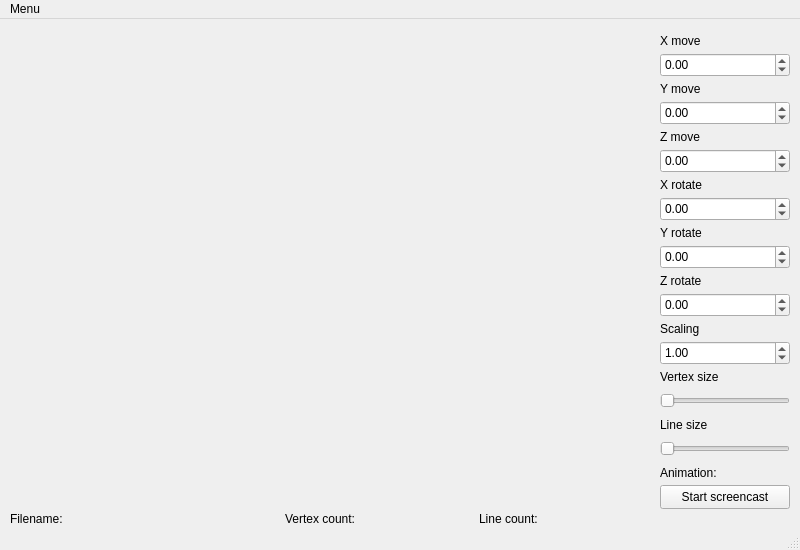
<?xml version="1.0" encoding="UTF-8"?>
<ui version="4.0">
 <class>MainWindow</class>
 <widget class="QMainWindow" name="MainWindow">
  <property name="geometry">
   <rect>
    <x>0</x>
    <y>0</y>
    <width>800</width>
    <height>550</height>
   </rect>
  </property>
  <property name="windowTitle">
   <string>MainWindow</string>
  </property>
  <widget class="QWidget" name="centralwidget">
   <widget class="glView" name="widget" native="true">
    <property name="geometry">
     <rect>
      <x>10</x>
      <y>10</y>
      <width>640</width>
      <height>480</height>
     </rect>
    </property>
   </widget>
   <widget class="QLabel" name="label_move_x">
    <property name="geometry">
     <rect>
      <x>660</x>
      <y>10</y>
      <width>130</width>
      <height>24</height>
     </rect>
    </property>
    <property name="text">
     <string>X move</string>
    </property>
   </widget>
   <widget class="QLabel" name="label_move_y">
    <property name="geometry">
     <rect>
      <x>660</x>
      <y>58</y>
      <width>130</width>
      <height>24</height>
     </rect>
    </property>
    <property name="text">
     <string>Y move</string>
    </property>
   </widget>
   <widget class="QLabel" name="label_move_z">
    <property name="geometry">
     <rect>
      <x>660</x>
      <y>106</y>
      <width>130</width>
      <height>24</height>
     </rect>
    </property>
    <property name="text">
     <string>Z move</string>
    </property>
   </widget>
   <widget class="QDoubleSpinBox" name="move_x_spinbox">
    <property name="geometry">
     <rect>
      <x>660</x>
      <y>34</y>
      <width>130</width>
      <height>24</height>
     </rect>
    </property>
    <property name="minimum">
     <double>-150.000000000000000</double>
    </property>
    <property name="maximum">
     <double>150.000000000000000</double>
    </property>
    <property name="singleStep">
     <double>1.000000000000000</double>
    </property>
   </widget>
   <widget class="QDoubleSpinBox" name="move_y_spinbox">
    <property name="geometry">
     <rect>
      <x>660</x>
      <y>82</y>
      <width>130</width>
      <height>24</height>
     </rect>
    </property>
    <property name="minimum">
     <double>-150.000000000000000</double>
    </property>
    <property name="maximum">
     <double>150.000000000000000</double>
    </property>
    <property name="singleStep">
     <double>1.000000000000000</double>
    </property>
   </widget>
   <widget class="QDoubleSpinBox" name="move_z_spinbox">
    <property name="geometry">
     <rect>
      <x>660</x>
      <y>130</y>
      <width>130</width>
      <height>24</height>
     </rect>
    </property>
    <property name="minimum">
     <double>-150.000000000000000</double>
    </property>
    <property name="maximum">
     <double>150.000000000000000</double>
    </property>
    <property name="singleStep">
     <double>1.000000000000000</double>
    </property>
   </widget>
   <widget class="QLabel" name="label_rotate_x">
    <property name="geometry">
     <rect>
      <x>660</x>
      <y>154</y>
      <width>130</width>
      <height>24</height>
     </rect>
    </property>
    <property name="text">
     <string>X rotate</string>
    </property>
   </widget>
   <widget class="QLabel" name="label_rotate_y">
    <property name="geometry">
     <rect>
      <x>660</x>
      <y>202</y>
      <width>130</width>
      <height>24</height>
     </rect>
    </property>
    <property name="text">
     <string>Y rotate</string>
    </property>
   </widget>
   <widget class="QLabel" name="label_rotate_z">
    <property name="geometry">
     <rect>
      <x>660</x>
      <y>250</y>
      <width>130</width>
      <height>24</height>
     </rect>
    </property>
    <property name="text">
     <string>Z rotate</string>
    </property>
   </widget>
   <widget class="QDoubleSpinBox" name="rotate_x_spinbox">
    <property name="geometry">
     <rect>
      <x>660</x>
      <y>178</y>
      <width>130</width>
      <height>24</height>
     </rect>
    </property>
    <property name="minimum">
     <double>-180.000000000000000</double>
    </property>
    <property name="maximum">
     <double>180.000000000000000</double>
    </property>
   </widget>
   <widget class="QDoubleSpinBox" name="rotate_y_spinbox">
    <property name="geometry">
     <rect>
      <x>660</x>
      <y>226</y>
      <width>130</width>
      <height>24</height>
     </rect>
    </property>
    <property name="minimum">
     <double>-180.000000000000000</double>
    </property>
    <property name="maximum">
     <double>180.000000000000000</double>
    </property>
   </widget>
   <widget class="QDoubleSpinBox" name="rotate_z_spinbox">
    <property name="geometry">
     <rect>
      <x>660</x>
      <y>274</y>
      <width>130</width>
      <height>24</height>
     </rect>
    </property>
    <property name="minimum">
     <double>-180.000000000000000</double>
    </property>
    <property name="maximum">
     <double>180.000000000000000</double>
    </property>
   </widget>
   <widget class="QLabel" name="name_file">
    <property name="geometry">
     <rect>
      <x>80</x>
      <y>490</y>
      <width>200</width>
      <height>20</height>
     </rect>
    </property>
    <property name="text">
     <string/>
    </property>
   </widget>
   <widget class="QDoubleSpinBox" name="scaling_butt">
    <property name="geometry">
     <rect>
      <x>660</x>
      <y>322</y>
      <width>130</width>
      <height>24</height>
     </rect>
    </property>
    <property name="minimum">
     <double>0.010000000000000</double>
    </property>
    <property name="maximum">
     <double>10.000000000000000</double>
    </property>
    <property name="singleStep">
     <double>0.100000000000000</double>
    </property>
    <property name="stepType">
     <enum>QAbstractSpinBox::DefaultStepType</enum>
    </property>
    <property name="value">
     <double>1.000000000000000</double>
    </property>
   </widget>
   <widget class="QLabel" name="label_scaling_butt">
    <property name="geometry">
     <rect>
      <x>660</x>
      <y>298</y>
      <width>130</width>
      <height>24</height>
     </rect>
    </property>
    <property name="text">
     <string>Scaling</string>
    </property>
   </widget>
   <widget class="QPushButton" name="start_screencast">
    <property name="geometry">
     <rect>
      <x>660</x>
      <y>466</y>
      <width>130</width>
      <height>24</height>
     </rect>
    </property>
    <property name="text">
     <string>Start screencast</string>
    </property>
   </widget>
   <widget class="QLabel" name="name_file_2">
    <property name="geometry">
     <rect>
      <x>660</x>
      <y>442</y>
      <width>130</width>
      <height>24</height>
     </rect>
    </property>
    <property name="text">
     <string>Animation: </string>
    </property>
   </widget>
   <widget class="QLabel" name="label_custom_vertex_size">
    <property name="geometry">
     <rect>
      <x>660</x>
      <y>346</y>
      <width>130</width>
      <height>24</height>
     </rect>
    </property>
    <property name="text">
     <string>Vertex size</string>
    </property>
   </widget>
   <widget class="QSlider" name="custom_vertex_size">
    <property name="geometry">
     <rect>
      <x>660</x>
      <y>370</y>
      <width>130</width>
      <height>24</height>
     </rect>
    </property>
    <property name="minimum">
     <number>0</number>
    </property>
    <property name="maximum">
     <number>30</number>
    </property>
    <property name="orientation">
     <enum>Qt::Horizontal</enum>
    </property>
   </widget>
   <widget class="QSlider" name="custom_line_size">
    <property name="geometry">
     <rect>
      <x>660</x>
      <y>418</y>
      <width>130</width>
      <height>24</height>
     </rect>
    </property>
    <property name="minimum">
     <number>1</number>
    </property>
    <property name="maximum">
     <number>10</number>
    </property>
    <property name="orientation">
     <enum>Qt::Horizontal</enum>
    </property>
   </widget>
   <widget class="QLabel" name="label_custom_vertex_size_2">
    <property name="geometry">
     <rect>
      <x>660</x>
      <y>394</y>
      <width>130</width>
      <height>24</height>
     </rect>
    </property>
    <property name="text">
     <string>Line size</string>
    </property>
   </widget>
   <widget class="QLabel" name="label_vertex_count">
    <property name="geometry">
     <rect>
      <x>285</x>
      <y>490</y>
      <width>95</width>
      <height>20</height>
     </rect>
    </property>
    <property name="text">
     <string>Vertex count:</string>
    </property>
   </widget>
   <widget class="QLabel" name="label_line_count">
    <property name="geometry">
     <rect>
      <x>479</x>
      <y>490</y>
      <width>78</width>
      <height>20</height>
     </rect>
    </property>
    <property name="text">
     <string>Line count:</string>
    </property>
   </widget>
   <widget class="QLabel" name="vertex_count">
    <property name="geometry">
     <rect>
      <x>385</x>
      <y>490</y>
      <width>89</width>
      <height>20</height>
     </rect>
    </property>
    <property name="text">
     <string/>
    </property>
   </widget>
   <widget class="QLabel" name="line_count">
    <property name="geometry">
     <rect>
      <x>562</x>
      <y>490</y>
      <width>88</width>
      <height>20</height>
     </rect>
    </property>
    <property name="text">
     <string/>
    </property>
   </widget>
   <widget class="QLabel" name="label_filename">
    <property name="geometry">
     <rect>
      <x>10</x>
      <y>490</y>
      <width>65</width>
      <height>20</height>
     </rect>
    </property>
    <property name="text">
     <string>Filename:</string>
    </property>
   </widget>
  </widget>
  <widget class="QMenuBar" name="menubar">
   <property name="geometry">
    <rect>
     <x>0</x>
     <y>0</y>
     <width>800</width>
     <height>22</height>
    </rect>
   </property>
   <widget class="QMenu" name="menu123">
    <property name="title">
     <string>Menu</string>
    </property>
    <widget class="QMenu" name="menu">
     <property name="title">
      <string>Model settings</string>
     </property>
     <widget class="QMenu" name="menu_2">
      <property name="title">
       <string>Line type</string>
      </property>
      <addaction name="solid_line"/>
      <addaction name="dotted_line"/>
     </widget>
     <widget class="QMenu" name="menu_3">
      <property name="title">
       <string>Projection type</string>
      </property>
      <addaction name="parallel_projection"/>
      <addaction name="central_projection"/>
     </widget>
     <widget class="QMenu" name="menu_4">
      <property name="title">
       <string>Background color</string>
      </property>
      <addaction name="background_black"/>
      <addaction name="background_white"/>
      <addaction name="background_red"/>
      <addaction name="background_blue"/>
      <addaction name="background_green"/>
     </widget>
     <widget class="QMenu" name="menu_5">
      <property name="enabled">
       <bool>true</bool>
      </property>
      <property name="title">
       <string>Line color</string>
      </property>
      <addaction name="line_black"/>
      <addaction name="line_white"/>
      <addaction name="line_red"/>
      <addaction name="line_blue"/>
      <addaction name="line_green"/>
     </widget>
     <widget class="QMenu" name="vertex">
      <property name="title">
       <string>Vertices type</string>
      </property>
      <addaction name="no_vertex"/>
      <addaction name="vertex_circle"/>
      <addaction name="vertex_square"/>
     </widget>
     <widget class="QMenu" name="vertex_color">
      <property name="title">
       <string>Vertices color</string>
      </property>
      <addaction name="vertex_black"/>
      <addaction name="vertex_white"/>
      <addaction name="vertex_red"/>
      <addaction name="vertex_blue"/>
      <addaction name="vertex_green"/>
     </widget>
     <addaction name="menu_3"/>
     <addaction name="menu_2"/>
     <addaction name="menu_4"/>
     <addaction name="menu_5"/>
     <addaction name="vertex"/>
     <addaction name="vertex_color"/>
    </widget>
    <widget class="QMenu" name="menu_save">
     <property name="title">
      <string>Save as</string>
     </property>
     <addaction name="action_bmp"/>
     <addaction name="action_jpeg"/>
    </widget>
    <addaction name="actionopen"/>
    <addaction name="menu"/>
    <addaction name="menu_save"/>
   </widget>
   <addaction name="menu123"/>
  </widget>
  <widget class="QStatusBar" name="statusbar"/>
  <action name="actionopen">
   <property name="text">
    <string>Open new .obj file</string>
   </property>
   <property name="toolTip">
    <string>Открыть.obj файл</string>
   </property>
  </action>
  <action name="solid_line">
   <property name="checkable">
    <bool>true</bool>
   </property>
   <property name="checked">
    <bool>true</bool>
   </property>
   <property name="text">
    <string>Solid line</string>
   </property>
  </action>
  <action name="dotted_line">
   <property name="checkable">
    <bool>true</bool>
   </property>
   <property name="text">
    <string>Dotted line</string>
   </property>
  </action>
  <action name="parallel_projection">
   <property name="checkable">
    <bool>true</bool>
   </property>
   <property name="checked">
    <bool>true</bool>
   </property>
   <property name="text">
    <string>Parallel projection</string>
   </property>
  </action>
  <action name="central_projection">
   <property name="checkable">
    <bool>true</bool>
   </property>
   <property name="text">
    <string>Central projection</string>
   </property>
  </action>
  <action name="background_black">
   <property name="checkable">
    <bool>true</bool>
   </property>
   <property name="checked">
    <bool>true</bool>
   </property>
   <property name="text">
    <string>Black</string>
   </property>
  </action>
  <action name="background_white">
   <property name="checkable">
    <bool>true</bool>
   </property>
   <property name="text">
    <string>White</string>
   </property>
  </action>
  <action name="background_red">
   <property name="checkable">
    <bool>true</bool>
   </property>
   <property name="text">
    <string>Red</string>
   </property>
  </action>
  <action name="background_blue">
   <property name="checkable">
    <bool>true</bool>
   </property>
   <property name="text">
    <string>Blue</string>
   </property>
  </action>
  <action name="background_green">
   <property name="checkable">
    <bool>true</bool>
   </property>
   <property name="text">
    <string>Green</string>
   </property>
  </action>
  <action name="line_black">
   <property name="checkable">
    <bool>true</bool>
   </property>
   <property name="text">
    <string>Black</string>
   </property>
  </action>
  <action name="line_white">
   <property name="checkable">
    <bool>true</bool>
   </property>
   <property name="checked">
    <bool>true</bool>
   </property>
   <property name="text">
    <string>White</string>
   </property>
  </action>
  <action name="line_red">
   <property name="checkable">
    <bool>true</bool>
   </property>
   <property name="text">
    <string>Red</string>
   </property>
  </action>
  <action name="line_blue">
   <property name="checkable">
    <bool>true</bool>
   </property>
   <property name="text">
    <string>Blue</string>
   </property>
  </action>
  <action name="line_green">
   <property name="checkable">
    <bool>true</bool>
   </property>
   <property name="text">
    <string>Green</string>
   </property>
  </action>
  <action name="action_bmp">
   <property name="text">
    <string>.bmp</string>
   </property>
  </action>
  <action name="action_jpeg">
   <property name="text">
    <string>.jpeg</string>
   </property>
  </action>
  <action name="no_vertex">
   <property name="checkable">
    <bool>true</bool>
   </property>
   <property name="checked">
    <bool>true</bool>
   </property>
   <property name="text">
    <string>No vertices</string>
   </property>
  </action>
  <action name="vertex_circle">
   <property name="checkable">
    <bool>true</bool>
   </property>
   <property name="text">
    <string>Circle vertices</string>
   </property>
  </action>
  <action name="vertex_square">
   <property name="checkable">
    <bool>true</bool>
   </property>
   <property name="text">
    <string>Square vertices</string>
   </property>
  </action>
  <action name="vertex_small">
   <property name="checkable">
    <bool>true</bool>
   </property>
   <property name="text">
    <string>Маленький</string>
   </property>
  </action>
  <action name="vertex_standart">
   <property name="checkable">
    <bool>true</bool>
   </property>
   <property name="checked">
    <bool>true</bool>
   </property>
   <property name="text">
    <string>Средний</string>
   </property>
  </action>
  <action name="vertex_big">
   <property name="checkable">
    <bool>true</bool>
   </property>
   <property name="text">
    <string>Большой</string>
   </property>
  </action>
  <action name="vertex_black">
   <property name="checkable">
    <bool>true</bool>
   </property>
   <property name="text">
    <string>Black</string>
   </property>
  </action>
  <action name="vertex_white">
   <property name="checkable">
    <bool>true</bool>
   </property>
   <property name="checked">
    <bool>true</bool>
   </property>
   <property name="text">
    <string>White</string>
   </property>
  </action>
  <action name="vertex_red">
   <property name="checkable">
    <bool>true</bool>
   </property>
   <property name="text">
    <string>Red</string>
   </property>
  </action>
  <action name="vertex_blue">
   <property name="checkable">
    <bool>true</bool>
   </property>
   <property name="text">
    <string>Blue</string>
   </property>
  </action>
  <action name="vertex_green">
   <property name="checkable">
    <bool>true</bool>
   </property>
   <property name="text">
    <string>Green</string>
   </property>
  </action>
  <action name="vertex_custom">
   <property name="checkable">
    <bool>true</bool>
   </property>
   <property name="text">
    <string>Пользовательский</string>
   </property>
  </action>
 </widget>
 <customwidgets>
  <customwidget>
   <class>glView</class>
   <extends>QWidget</extends>
   <header location="global">glview.h</header>
   <container>1</container>
  </customwidget>
 </customwidgets>
 <resources/>
 <connections/>
</ui>
